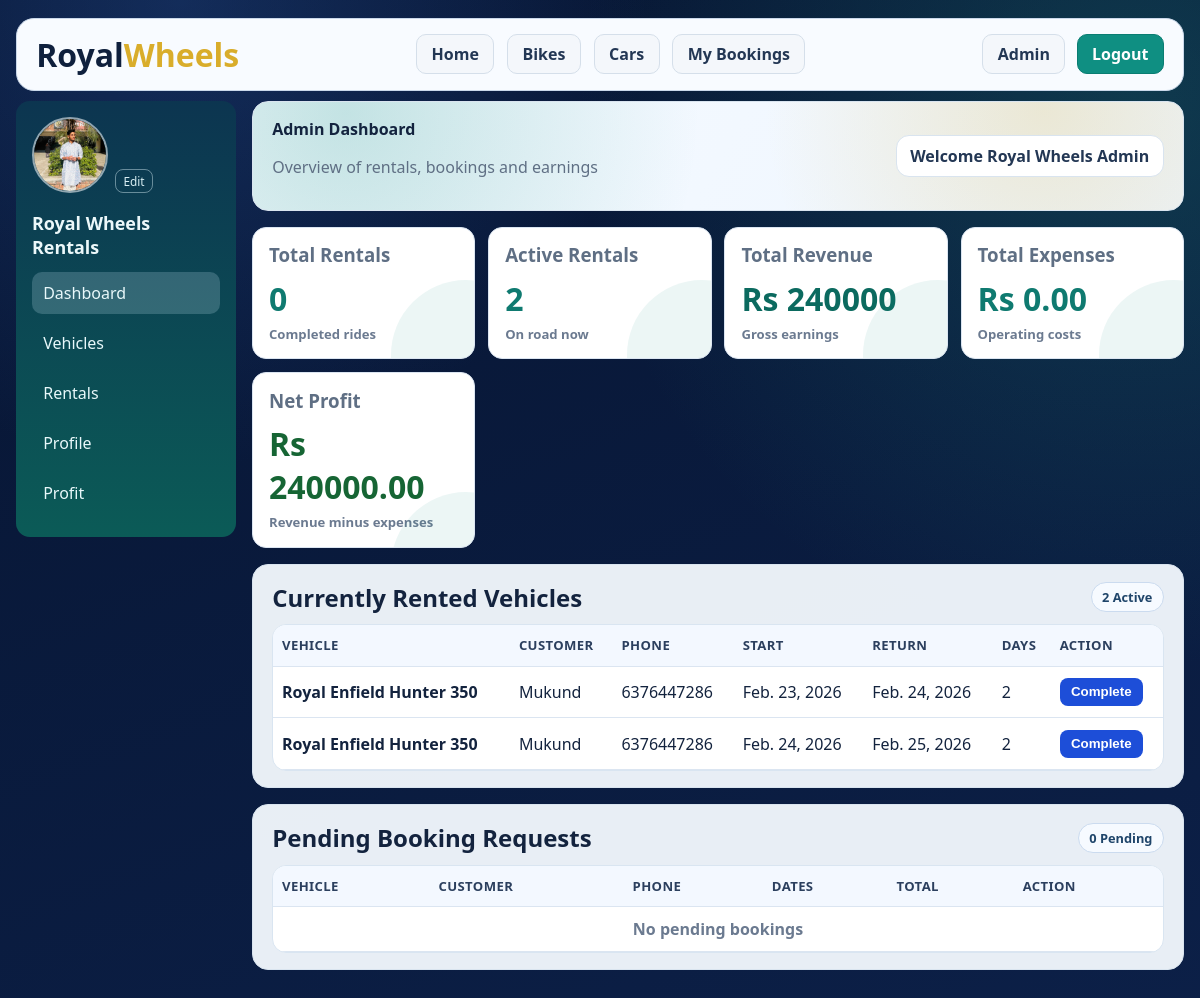
Page /dashboard/ (signed in) on the committed database.
### app/models.py (models this page shows, shortened)
class TimestampedModel(models.Model):
    created_at = models.DateTimeField(auto_now_add=True)
    updated_at = models.DateTimeField(auto_now=True)
    class Meta:
        abstract = True

class OwnerProfile(TimestampedModel):
    user = models.OneToOneField(
        settings.AUTH_USER_MODEL,
        on_delete=models.CASCADE,
        related_name="owner_profile",
    )
    business_name = models.CharField(max_length=150)
    phone_number = models.CharField(max_length=20, blank=True)
    address = models.TextField(blank=True)
    license_number = models.CharField(max_length=50, blank=True)
    profile_photo_url = models.URLField(blank=True)
    profile_photo = models.FileField(upload_to="profile_photos/", blank=True, null=True)
    is_verified = models.BooleanField(default=False)
    class Meta:
        ordering = ["business_name"]
    @property
    def total_revenue(self):
        total = self.bookings.filter(
            status__in=[Booking.Status.CONFIRMED, Booking.Status.COMPLETED]
        ).aggregate(total=Sum("total_price"))["total"]
        return total or Decimal("0.00")
    @property
    def total_expenses(self):
        expenses = self.expenses.aggregate(total=Sum("amount"))["total"]
        return expenses or Decimal("0.00")
    @property
    def total_profit(self):
        return self.total_revenue - self.total_expenses

class Booking(TimestampedModel):
    class RentalUnit(models.TextChoices):
        DAY = "day", "Per Day"
        HOUR = "hour", "Per Hour"
    class Status(models.TextChoices):
        PENDING = "pending", "Pending"
        CONFIRMED = "confirmed", "Confirmed"
        COMPLETED = "completed", "Completed"
        CANCELLED = "cancelled", "Cancelled"
    customer_name = models.CharField(max_length=120)
    customer_phone = models.CharField(max_length=20)
    customer_email = models.EmailField(blank=True)
    customer_address = models.TextField(blank=True)
    customer_lpu_id = models.CharField(max_length=60, blank=True)
    customer_license_number = models.CharField(max_length=60, blank=True)
    customer_age = models.PositiveSmallIntegerField(blank=True, null=True)
    driving_license_doc = models.FileField(upload_to="booking_docs/licenses/", blank=True, null=True)
    student_id_doc = models.FileField(upload_to="booking_docs/student_ids/", blank=True, null=True)
    owner = models.ForeignKey(
        OwnerProfile,
        on_delete=models.CASCADE,
        related_name="bookings",
    )
    vehicle = models.ForeignKey(
        Vehicle,
        on_delete=models.PROTECT,
        related_name="bookings",
    )
    rental_unit = models.CharField(
        max_length=10,
        choices=RentalUnit.choices,
        default=RentalUnit.DAY,
    )
    start_date = models.DateField()
    end_date = models.DateField()
    start_time = models.TimeField(blank=True, null=True)
    end_time = models.TimeField(blank=True, null=True)
    total_price = models.DecimalField(max_digits=10, decimal_places=2)
    advance_paid = models.DecimalField(max_digits=10, decimal_places=2, default=0)
    status = models.CharField(
        max_length=15,
        choices=Status.choices,
        default=Status.PENDING,
    )
    picked_up_at = models.DateTimeField(blank=True, null=True)
    returned_at = models.DateTimeField(blank=True, null=True)
    class Meta:
        ordering = ["-start_date", "-created_at"]
    @property
    def duration_days(self):
        days = (self.end_date - self.start_date).days + 1
        return max(days, 1)

class Vehicle(TimestampedModel):
    class Category(models.TextChoices):
        CAR = "car", "Car"
        BIKE = "bike", "Bike"
    class FuelType(models.TextChoices):
        PETROL = "petrol", "Petrol"
        DIESEL = "diesel", "Diesel"
        ELECTRIC = "electric", "Electric"
        CNG = "cng", "CNG"
        HYBRID = "hybrid", "Hybrid"
    owner = models.ForeignKey(
        OwnerProfile,
        on_delete=models.CASCADE,
        related_name="vehicles",
    )
    category = models.CharField(max_length=10, choices=Category.choices)
    name = models.CharField(max_length=120)
    brand = models.CharField(max_length=80)
    model_year = models.PositiveIntegerField()
    registration_number = models.CharField(max_length=25, unique=True)
    fuel_type = models.CharField(
        max_length=10,
        choices=FuelType.choices,
        default=FuelType.PETROL,
    )
    seats = models.PositiveSmallIntegerField(default=2)
    transmission = models.CharField(max_length=20, blank=True)
    rent_per_day = models.DecimalField(max_digits=10, decimal_places=2)
    is_available = models.BooleanField(default=True)
    photo_url = models.URLField(blank=True)
    photo = models.FileField(upload_to="vehicle_photos/", blank=True, null=True)
    is_verified = models.BooleanField(default=False)
    notes = models.TextField(blank=True)
    class Meta:
        ordering = ["category", "brand", "name"]

### app/views.py (the view)
# urls.py: path("dashboard/", views.owner_dashboard, name="owner_dashboard"),
@login_required
def owner_dashboard(request):
    owner = OwnerProfile.objects.filter(user=request.user).first()
    legacy_booking_schema = False
    deferred_legacy_fields = (
        "customer_email",
        "customer_address",
        "customer_lpu_id",
        "customer_license_number",
        "customer_age",
        "driving_license_doc",
        "student_id_doc",
    )
    try:
        with connection.cursor() as cursor:
            description = connection.introspection.get_table_description(cursor, Booking._meta.db_table)
            legacy_booking_schema = not any(col.name == "customer_email" for col in description)
    except OperationalError:
        legacy_booking_schema = True
    booking_base_qs = owner.bookings.select_related("vehicle") if owner else None
    if legacy_booking_schema and booking_base_qs is not None:
        booking_base_qs = booking_base_qs.defer(*deferred_legacy_fields)
    active_rentals = (
        booking_base_qs
        .filter(status=Booking.Status.CONFIRMED)
        .order_by("start_date")[:10]
        if booking_base_qs is not None
        else []
    )
    pending_bookings = (
        booking_base_qs
        .filter(status=Booking.Status.PENDING)
        .order_by("-created_at")[:10]
        if booking_base_qs is not None
        else []
    )
    return render(
        request,
        "management/dashboard.html",
        {
            "owner": owner,
            "vehicles_count": owner.vehicles.count() if owner else 0,
            "active_bookings": (
                owner.bookings.filter(status=Booking.Status.CONFIRMED).count() if owner else 0
            ),
            "completed_bookings": (
                owner.bookings.filter(status=Booking.Status.COMPLETED).count() if owner else 0
            ),
            "total_revenue": owner.total_revenue if owner else Decimal("0.00"),
            "total_expenses": owner.total_expenses if owner else Decimal("0.00"),
            "total_profit": owner.total_profit if owner else Decimal("0.00"),
            "active_rentals_rows": active_rentals,
            "pending_bookings": pending_bookings,
            "legacy_booking_schema": legacy_booking_schema,
        },
    )

### app/templates/management/dashboard.html (shortened to what this page needs)
{% extends "management/base.html" %}
{% block content %}
    <div class="dashboard-main">
        <section class="panel hero dashboard-hero">
            <div class="hero-row">
                <div>
                    <h1>Admin Dashboard</h1>
                    <p class="muted">Overview of rentals, bookings and earnings</p>
                </div>
                <p class="welcome-pill">Welcome {{ request.user.first_name|default:request.user.username }}</p>
            </div>
        </section>
        <section class="stats-grid dashboard-kpis">
            <article class="stat-card kpi-card">
                <h3>Total Rentals</h3>
                <p>{{ completed_bookings }}</p>
                <span class="kpi-meta">Completed rides</span>
            </article>
            <article class="stat-card kpi-card">
                <h3>Active Rentals</h3>
                <p>{{ active_bookings }}</p>
                <span class="kpi-meta">On road now</span>
            </article>
            <article class="stat-card kpi-card accent">
                <h3>Total Revenue</h3>
                <p>Rs {{ total_revenue }}</p>
                <span class="kpi-meta">Gross earnings</span>
            </article>
            <article class="stat-card kpi-card">
                <h3>Total Expenses</h3>
                <p>Rs {{ total_expenses }}</p>
                <span class="kpi-meta">Operating costs</span>
            </article>
            <article class="stat-card kpi-card accent-2">
                <h3>Net Profit</h3>
                <p>Rs {{ total_profit }}</p>
                <span class="kpi-meta">Revenue minus expenses</span>
            </article>
        </section>
        <section class="panel dashboard-table">
            <div class="panel-head">
                <h2>Currently Rented Vehicles</h2>
                <span class="chip">{{ active_bookings }} Active</span>
            </div>
            <div class="table-wrap modern-table-wrap">
                <table class="modern-table">
                    <thead>
                    <tr>
                        <th>Vehicle</th>
                        <th>Customer</th>
                        <th>Phone</th>
                        <th>Start</th>
                        <th>Return</th>
                        <th>Days</th>
                        <th>Action</th>
                    </tr>
                    </thead>
                    <tbody>
                    {% for booking in active_rentals_rows %}
                        <tr>
                            <td><strong>{{ booking.vehicle.brand }} {{ booking.vehicle.name }}</strong></td>
                            <td>{{ booking.customer_name }}</td>
                            <td>{{ booking.customer_phone }}</td>
                            <td>{{ booking.start_date }}{% if booking.start_time %} {{ booking.start_time }}{% endif %}</td>
                            <td>{{ booking.end_date }}{% if booking.end_time %} {{ booking.end_time }}{% endif %}</td>
                            <td>{{ booking.duration_days }}</td>
                            <td>
                                <form method="post" action="{% url 'booking_decision' booking.id %}" class="action-form">
                                    <button type="submit" name="decision" value="complete" class="complete-btn">Complete</button>
                                </form>
                            </td>
                        </tr>
                    {% empty %}
                        <tr>
                            <td colspan="7" class="empty-row">No active rentals</td>
                        </tr>
                    {% endfor %}
                    </tbody>
                </table>
            </div>
        </section>
        <section class="panel dashboard-table">
            <div class="panel-head">
                <h2>Pending Booking Requests</h2>
                <span class="chip">{{ pending_bookings|length }} Pending</span>
            </div>
            <div class="table-wrap modern-table-wrap">
                <table class="modern-table">
                    <thead>
                    <tr>
                        <th>Vehicle</th>
                        <th>Customer</th>
                        <th>Phone</th>
                        <th>Dates</th>
                        <th>Total</th>
                        <th>Action</th>
                    </tr>
                    </thead>
                    <tbody>
                    {% for booking in pending_bookings %}
                        <tr>
                            <td><strong>{{ booking.vehicle.brand }} {{ booking.vehicle.name }}</strong></td>
                            <td>{{ booking.customer_name }}</td>
                            <td>{{ booking.customer_phone }}</td>
                            <td>
                                {{ booking.start_date }}{% if booking.start_time %} {{ booking.start_time }}{% endif %}
                                to
                                {{ booking.end_date }}{% if booking.end_time %} {{ booking.end_time }}{% endif %}
                            </td>
                            <td>Rs {{ booking.total_price }}</td>
                            <td>
                                <form method="post" action="{% url 'booking_decision' booking.id %}" class="action-form">
                                    {% csrf_token %}
                                    <button type="submit" name="decision" value="accept" class="accept-btn">Accept</button>
                                    <button type="submit" name="decision" value="reject" class="reject-btn">Reject</button>
                                </form>
                            </td>
                        </tr>
                    {% empty %}
                        <tr>
                            <td colspan="6" class="empty-row">No pending bookings</td>
                        </tr>
                    {% endfor %}
                    </tbody>
                </table>
            </div>
        </section>
    </div>
{% endblock %}

### app/templates/management/base.html (shortened to what this page needs)
{% load static %}
<!DOCTYPE html>
<html lang="en">
<head>
    <link rel="stylesheet" href="{% static 'css/management.css' %}">
</head>
<body>
<header class="header-wrap">
    <div class="topbar">
        <div class="brand"><span class="brand-royal">Royal</span><span class="brand-wheels">Wheels</span></div>
        <nav class="nav">
            <a href="{% url 'home' %}">Home</a>
            <a href="{% url 'bikes_page' %}">Bikes</a>
            <a href="{% url 'cars_page' %}">Cars</a>
            <a href="{% url 'my_bookings_page' %}">My Bookings</a>
        </nav>
        <div class="nav-actions">
            <a class="btn-secondary" href="{% url 'owner_dashboard' %}">Admin</a>
            <a id="adminLogoutLink" class="btn-primary" href="{% url 'shopkeeper_logout' %}">Logout</a>
        </div>
    </div>
</header>
<main class="container">
    <section class="admin-shell">
        <aside class="sidebar">
            <a class="photo-wrap" href="{% url 'owner_profile_manage' %}" title="Change profile photo">
                {% if owner and owner.profile_photo %}
                    <img id="sidebarProfilePhoto" class="admin-photo" src="{{ owner.profile_photo.url }}" alt="Admin Photo">
                {% elif owner and owner.profile_photo_url %}
                    <img id="sidebarProfilePhoto" class="admin-photo" src="{{ owner.profile_photo_url }}" alt="Admin Photo">
                {% else %}
                    <div id="sidebarProfilePhoto" class="admin-photo admin-fallback">RW</div>
                {% endif %}
                <span class="photo-edit">Edit</span>
            </a>
            <h3>{{ owner.business_name|default:"Royal Wheels Rentals" }}</h3>
            <a class="side-link {% if request.path == '/dashboard/' or request.path == '/admin-dashboard/' %}active{% endif %}" href="{% url 'owner_dashboard' %}">Dashboard</a>
            <a class="side-link {% if request.path == '/management/vehicles/' %}active{% endif %}" href="{% url 'vehicle_manage' %}">Vehicles</a>
            <a class="side-link {% if request.path == '/management/bookings/' %}active{% endif %}" href="{% url 'booking_manage' %}">Rentals</a>
            <a class="side-link {% if request.path == '/management/profile/' %}active{% endif %}" href="{% url 'owner_profile_manage' %}">Profile</a>
            <a class="side-link {% if request.path == '/management/expenses/' %}active{% endif %}" href="{% url 'expense_manage' %}">Profit</a>
        </aside>
        <section class="admin-content">
            {% block content %}{% endblock %}
        </section>
    </section>
</main>
</body>
</html>

### rows in the picture
OwnerProfile: profile_photo (picture), business_name "Royal Wheels Rentals"
Booking: vehicle.brand "Royal Enfield", vehicle.name "Hunter 350", customer_name "Mukund", customer_phone "6376447286", start_date "Feb. 23, 2026", end_date "Feb. 24, 2026", duration_days "2"
Booking: vehicle.brand "Royal Enfield", vehicle.name "Hunter 350", customer_name "Mukund", customer_phone "6376447286", start_date "Feb. 24, 2026", end_date "Feb. 25, 2026", duration_days "2"

### other values in the picture
{{ request.user.first_name|default:request.user.username }} "Royal Wheels Admin"
{{ completed_bookings }} "0"
{{ active_bookings }} "2"
{{ total_revenue }} "240000"
{{ total_expenses }} "0.00"
{{ total_profit }} "240000.00"
{{ pending_bookings|length }} "0"
